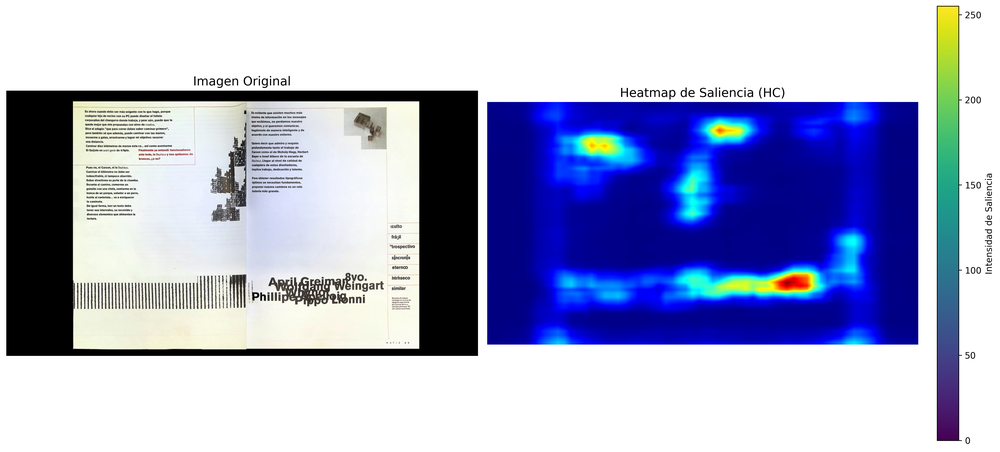
#> input picture images/original_y_heatmap_saliency1.png, 1000 x 452 px, shrunk from 4770 x 2154 before the run, found by its file name
$ jupyter execute saliency_heatmap.ipynb   (shell and % lines are left out)
#> lines starting #> are read from the running program, lines starting #| are printed output that depends on the picture
## Estudios de Saliencia

Los estudios de saliencia se centran en identificar y resaltar las áreas de una imagen que captan más la atención visual, conocidas como regiones salientes. Estos estudios son fundamentales en campos como la visión por computadora, la compresión de imágenes, la segmentación y el reconocimiento de objetos, ya que ayudan a enfocar el procesamiento en las partes más relevantes de la imagen. La saliencia puede definirse a partir de distintas características visuales como el contraste de color, la orientación, la intensidad luminosa o diferencias texturales. Los algoritmos de saliencia buscan emular cómo el sistema visual humano detecta automáticamente los objetos y las áreas de interés en una escena compleja.

## Modelo Utilizado

En este caso, se utiliza el método de Histogram-based Contrast en conjunto con la técnica StaticSaliencySpectralResidual proporcionada por la biblioteca OpenCV. Este modelo se basa en el enfoque de saliencia espectral residual, que fue propuesto por Xiaodi Hou y Liqing Zhang en 2007.

**Descripción del Modelo**

El modelo StaticSaliencySpectralResidual analiza la imagen en el dominio de la frecuencia para detectar regiones salientes. El proceso implica:

1. Transformada de Fourier: Se aplica la Transformada de Fourier a la imagen para obtener su representación en el dominio de la frecuencia.
2. Cálculo del Residual Espectral: Se calcula el residuo del espectro logarítmico, es decir, la diferencia entre el espectro logarítmico original y un espectro logarítmico local suavizado. Este residuo resalta las irregularidades en el espectro que suelen corresponder a características salientes en la imagen.
3. Transformada Inversa: Se realiza la Transformada Inversa de Fourier sobre el residuo para volver al dominio espacial, generando así un mapa de saliencia que indica la probabilidad de que cada píxel pertenezca a una región saliente.
4. Normalización y Post-Procesamiento: El mapa resultante se normaliza y, opcionalmente, se puede aplicar un umbral u otros ajustes para mejorar la visualización del heatmap de saliencia.

El método Histogram-based Contrast se enfoca específicamente en comparar histogramas locales de intensidades para resaltar diferencias significativas que denoten saliencia.

**Parámetros del Modelo**

El modelo StaticSaliencySpectralResidual_create en OpenCV es una implementación estándar que no requiere especificar manualmente una gran cantidad de parámetros para su ejecución básica. Sin embargo, dentro del proceso de saliencia hay ciertos aspectos y parámetros intrínsecos:

1. Escalado y Normalización: Internamente, el modelo escala y normaliza el mapa de saliencia para convertir los valores flotantes en un rango adecuado (normalmente [0, 255]) para visualización.
2. Selección del Mapa de Saliencia: El parámetro success indica si la computación del mapa de saliencia fue exitosa. Aunque no se ajustan manualmente, es importante manejarlos en el código para confirmar que el proceso se completó correctamente.
3. Aplicación del Colormap: Se utiliza cv2.applyColorMap para generar un heatmap con distintos colores basados en los valores de saliencia. Aquí, se puede elegir entre varios mapas de colores (por ejemplo, COLORMAP_JET, COLORMAP_HOT, etc.) según la preferencia visual.
4. Ajuste del Tamaño de la Imagen: Previo al análisis, es posible ajustar el tamaño de la imagen para mejorar el rendimiento, aunque este parámetro no se especifica directamente en el modelo de saliencia, sino que se puede manejar antes de pasar la imagen al modelo.

---
## Instrucciones de Uso

**1. Preparación del Entorno:**

- Asegúrate de tener instalado OpenCV con los módulos contrib (opencv-contrib-python), junto con numpy y matplotlib.
- Utiliza !pip install opencv-contrib-python para instalar las dependencias necesarias.

**2. Carga de la Imagen:**

- Sube la imagen que deseas procesar. En Google Colab, usa la herramienta files.upload() para cargar la imagen deseada al entorno.
- Lee la imagen usando cv2.imread() asegurándote de que la imagen se cargó correctamente.

**3. Cálculo del Heatmap de Saliencia:**
- Crea el objeto de saliencia:

```saliency = cv2.saliency.StaticSaliencySpectralResidual_create()```
- Computa el mapa de saliencia:

```(success, saliencyMap) = saliency.computeSaliency(image)```

- Convierte y procesa el mapa para su visualización:

```saliencyMap = (saliencyMap * 255).astype("uint8")
heatmap = cv2.applyColorMap(saliencyMap, cv2.COLORMAP_JET)```

**4. Visualización:**

- Convierte la imagen original y el heatmap al espacio de color RGB para visualizarlos con Matplotlib.
Utiliza plt.subplots() para crear una figura con dos subplots: uno para la imagen original y otro para el heatmap.
-Añade títulos y una barra de color al heatmap para interpretar la intensidad de saliencia.
-Muestra la figura y, opcionalmente, guarda la imagen combinada.

**5. Salida y Descarga:**

- Después de ejecutar el script, verás la imagen original y el heatmap saliente lado a lado.
- El script puede guardar la figura combinada y ofrecer la opción de descargarla.

Estos pasos permiten aplicar y visualizar el análisis de saliencia en cualquier imagen, facilitando la comprensión de las áreas que captan mayor atención visual.

[cell 1]
# Importar las librerías necesarias
import cv2
import numpy as np
import matplotlib.pyplot as plt
from google.colab import files

# Cargar la imagen desde tu dispositivo local
uploaded = files.upload()
#> the answer given: original_y_heatmap_saliency1.png

# Asumir que solo se subió un archivo y obtener su nombre
image_filename = list(uploaded.keys())[0]

# Leer la imagen utilizando OpenCV
image = cv2.imread(image_filename)
#> image is the input picture: shape (452, 1000, 3); mean B, G, R 203.6, 170, 163.9

# Verificar si la imagen se cargó correctamente
if image is None:
    raise Exception("Error al cargar la imagen. Asegúrate de que el archivo es una imagen válida.")

# Crear un objeto de saliencia utilizando el método de Histogram-based Contrast
saliency = cv2.saliency.StaticSaliencySpectralResidual_create()

# Computar el mapa de saliencia
(success, saliencyMap) = saliency.computeSaliency(image)
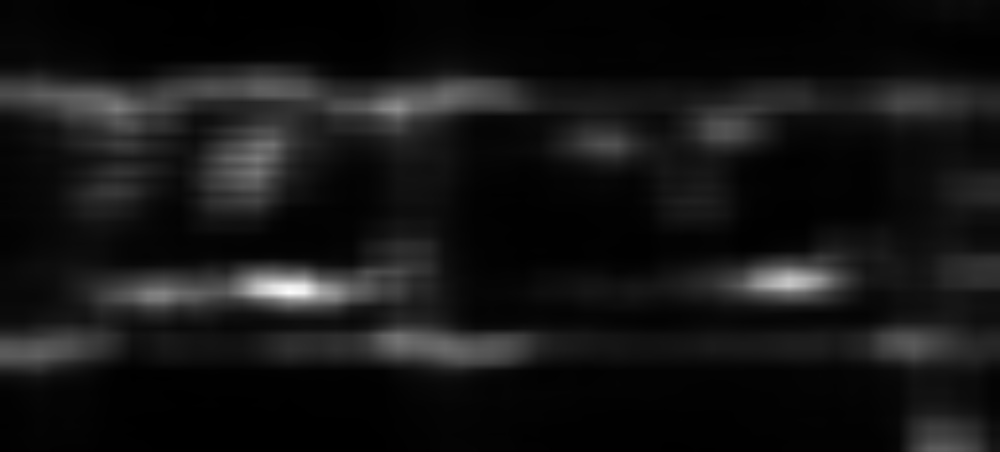
#> saliencyMap: shape (452, 1000) float32; min 0.00142, max 0.994, mean 0.0824
#> success = True

# Convertir el mapa de saliencia a una escala adecuada para visualizarlo
saliencyMap = (saliencyMap * 255).astype("uint8")

# Crear un heatmap a partir del mapa de saliencia
heatmap = cv2.applyColorMap(saliencyMap, cv2.COLORMAP_JET)
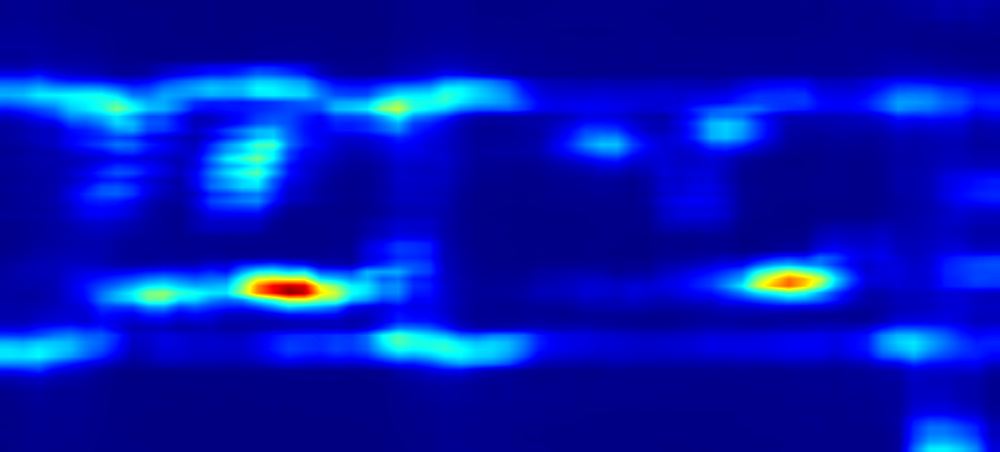
#> heatmap: shape (452, 1000, 3); mean B, G, R 181.3, 23.1, 2.2

# Convertir el heatmap de BGR (OpenCV) a RGB (Matplotlib)
heatmap_rgb = cv2.cvtColor(heatmap, cv2.COLOR_BGR2RGB)

# Convertir la imagen original de BGR a RGB para Matplotlib
image_rgb = cv2.cvtColor(image, cv2.COLOR_BGR2RGB)

# Crear una figura con dos subplots lado a lado
fig, axes = plt.subplots(1, 2, figsize=(16, 8))

# Mostrar la imagen original en el primer subplot
axes[0].imshow(image_rgb)
axes[0].set_title('Imagen Original', fontsize=14)
axes[0].axis('off')

# Mostrar el heatmap de saliencia en el segundo subplot
heatmap_im = axes[1].imshow(heatmap_rgb)
axes[1].set_title('Heatmap de Saliencia (HC)', fontsize=14)
axes[1].axis('off')

# Agregar una barra de color al heatmap en el segundo subplot
cbar = fig.colorbar(heatmap_im, ax=axes[1], fraction=0.046, pad=0.04)
cbar.set_label('Intensidad de Saliencia')

# Ajustar el layout para que no se solapen los elementos
plt.tight_layout()

# Mostrar la figura con ambos gráficos
plt.show()
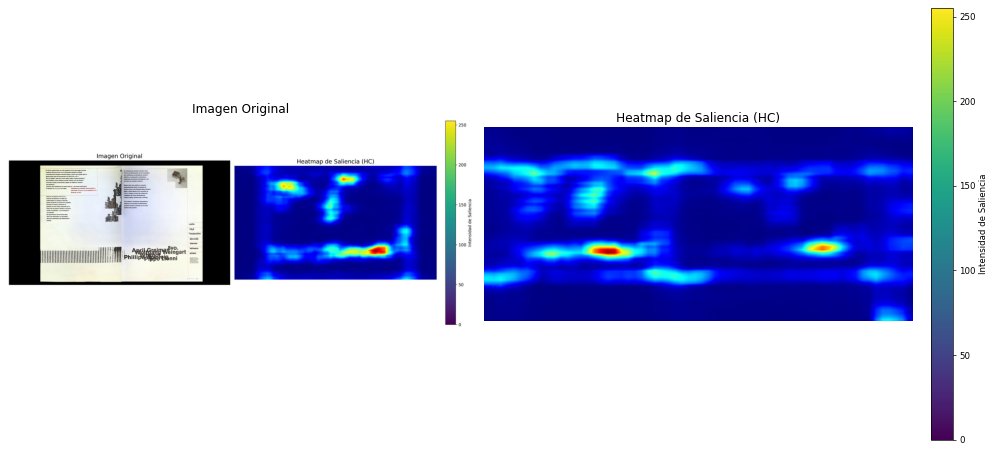
#> figure drawn by matplotlib, 3 panels

# Guardar la figura combinada si se desea
fig.savefig('original_y_heatmap_saliency.png', bbox_inches='tight', dpi=300)

# (Opcional) Descargar la imagen guardada
files.download('original_y_heatmap_saliency.png')
